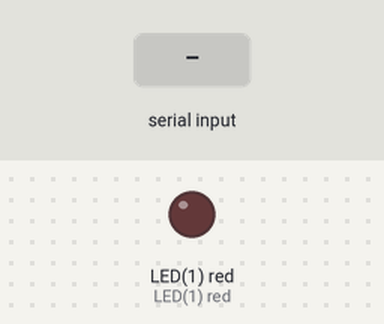
Bench run of a program on a simulated pyboard running MicroPython. On the bench: output pins drawn as LEDs (lit = HIGH). The test bench sets the inputs (shaded band).

Above: at 1.2 s.
1.3 s: "1\n" received over the second serial link
At 1.55 s:
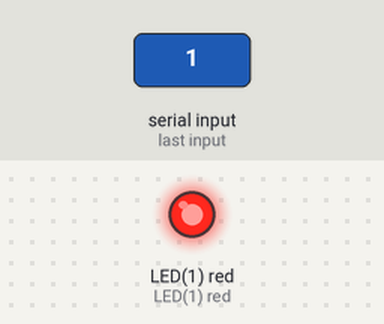
Timing chart, 0 to 4.3 s (numbered marks = the images above; inputs shaded):
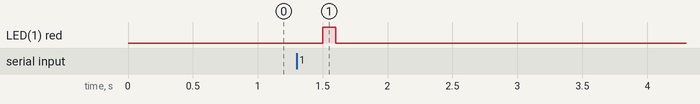

The program:

uart_remote_test.py
```python
from machine import UART
import time
from pyb import LED
ser = UART(3, 115200)
led = LED(1)
while True:
    if ser.any():
    #if True:
        buf = ser.readline()
        led.on()
        ser.write('{"foo":"bar"}')
        time.sleep(0.1)
        led.off()
    time.sleep(0.3)
```

Measured:
- after the input at 1.3 s, LED(1) red: LOW → HIGH after 0.20 s, → LOW 0.10 s later
